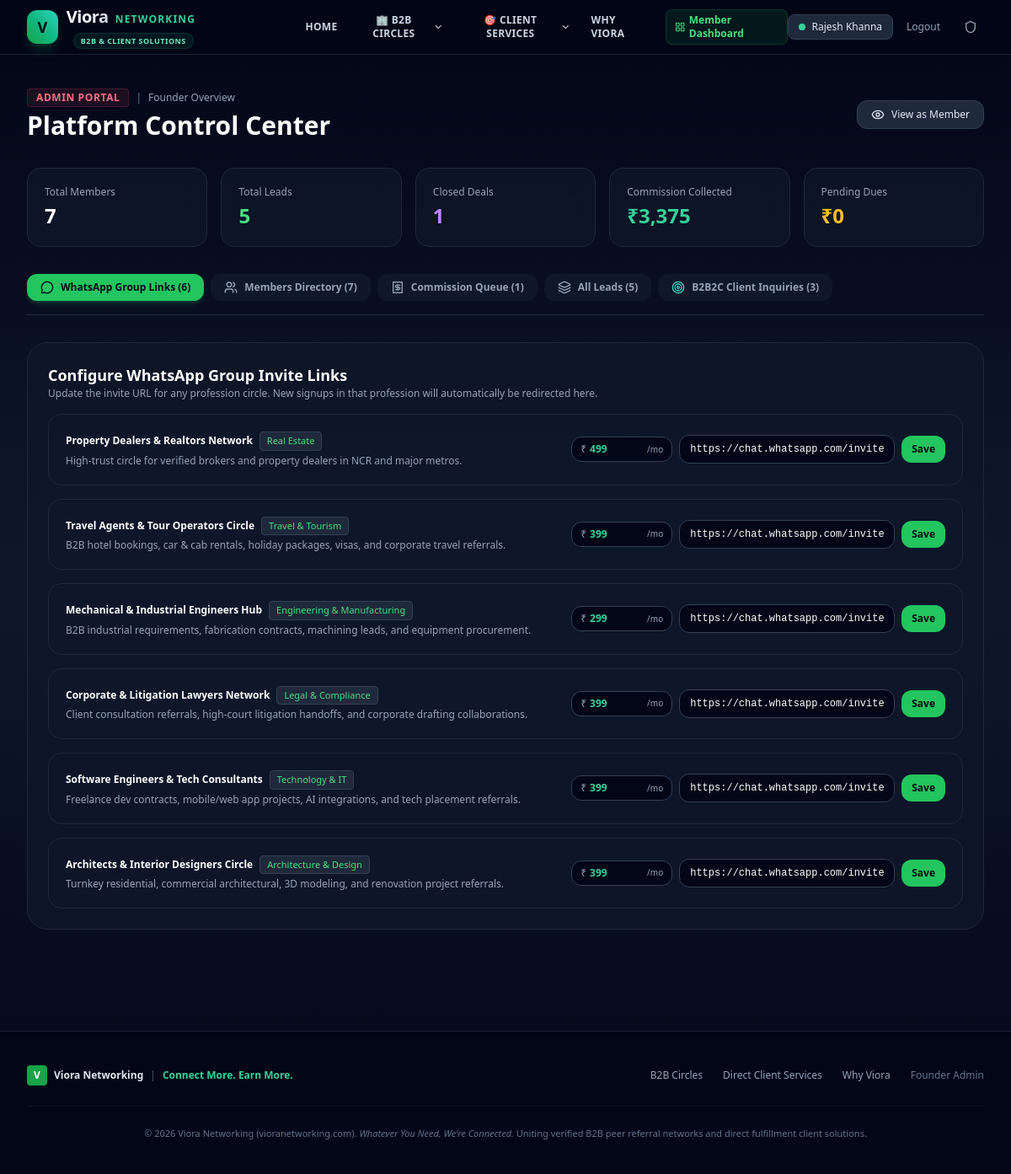
/admin, run on an earlier commit of the app's database.
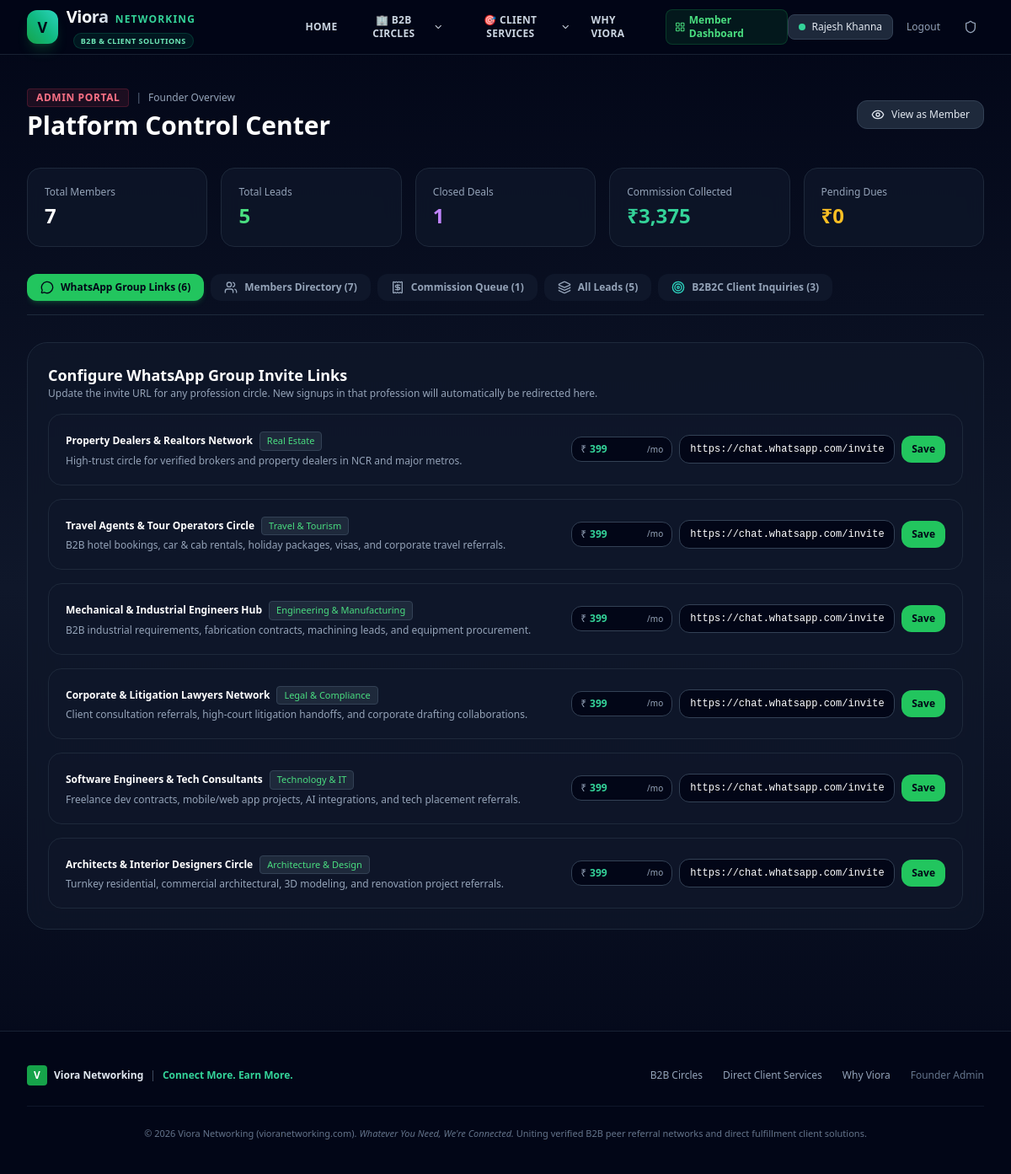
And on a later commit of the database.
### tables this page shows
CREATE TABLE vertical_groups (
        id INTEGER PRIMARY KEY AUTOINCREMENT,
        name TEXT NOT NULL,
        slug TEXT UNIQUE NOT NULL,
        category TEXT NOT NULL,
        description TEXT,
        icon TEXT DEFAULT 'users',
        whatsapp_group_link TEXT NOT NULL DEFAULT 'https://chat.whatsapp.com/invite-default',
        min_commission_rate TEXT DEFAULT '10-20% Brokerage / Success Fee',
        is_active INTEGER DEFAULT 1,
        created_at TIMESTAMP DEFAULT CURRENT_TIMESTAMP
    , monthly_fee INTEGER DEFAULT 399);

### main.py (the view)
@app.get("/admin", response_class=HTMLResponse)
async def admin_page(request: Request):
    current_user = get_current_user(request)
    metrics = models.get_admin_metrics()
    return templates.TemplateResponse(request=request, name="admin.html", context={
        "current_user": current_user,
        "metrics": metrics
    })

### templates/admin.html (shortened to what the changed rows need)
{% extends "layout.html" %}
{% block content %}
<div class="max-w-7xl mx-auto px-4 sm:px-6 lg:px-8 py-10" x-data="{ tab: 'groups' }">
  <div class="mb-8 flex flex-col sm:flex-row sm:items-center justify-between gap-4">
    <div>
      <h1 class="text-2xl sm:text-3xl font-extrabold text-white mt-1">Platform Control Center</h1>
    </div>
  </div>
  <div x-show="tab === 'groups'" class="space-y-6">
    <div class="p-6 rounded-3xl glass-card border border-slate-800">
      <div class="flex items-center justify-between mb-4">
        <div>
          <h2 class="text-lg font-bold text-white">Configure WhatsApp Group Invite Links</h2>
        </div>
      </div>
      <div class="space-y-4">
        {% for g in metrics.groups %}
          <div class="p-5 rounded-2xl bg-slate-900/80 border border-slate-800 flex flex-col md:flex-row md:items-center justify-between gap-4">
            <div class="space-y-1">
              <div class="flex items-center gap-2">
                <span class="text-xs font-bold text-white">{{ g.name }}</span>
                <span class="text-[11px] px-2 py-0.5 rounded bg-slate-800 text-brand-400 border border-slate-700">{{ g.category }}</span>
              </div>
              <p class="text-xs text-slate-400">{{ g.description }}</p>
            </div>
            <form action="/admin/update-group-link" method="POST" class="flex flex-wrap items-center gap-2 w-full md:w-auto">
              <div class="flex items-center gap-1 bg-slate-950 border border-slate-700 rounded-xl px-2.5 py-1.5">
                <span class="text-xs text-slate-400">₹</span>
                <input type="number" name="monthly_fee" value="{{ g.monthly_fee or 399 }}" required title="Monthly Membership Fee" class="w-16 bg-transparent text-xs text-emerald-400 font-bold focus:outline-none">
                <span class="text-[10px] text-slate-400">/mo</span>
              </div>
              <input type="url" name="whatsapp_group_link" value="{{ g.whatsapp_group_link }}" required placeholder="WhatsApp Group Link" class="w-full md:w-64 bg-slate-950 border border-slate-700 rounded-xl px-3 py-2 text-xs text-white font-mono focus:ring-1 focus:ring-brand-500">
              <button type="submit" class="py-2 px-3 rounded-xl bg-brand-500 hover:bg-brand-400 text-slate-950 font-bold text-xs shrink-0 transition">
                Save
              </button>
            </form>
          </div>
        {% endfor %}
      </div>
    </div>
  </div>
</div>
{% endblock %}

What changed in the data, as far as the page shows it:
changed vertical_groups "Property Dealers & Realtors Network": monthly_fee "499" → "399"
changed vertical_groups "Mechanical & Industrial Engineers Hub": monthly_fee "299" → "399"
